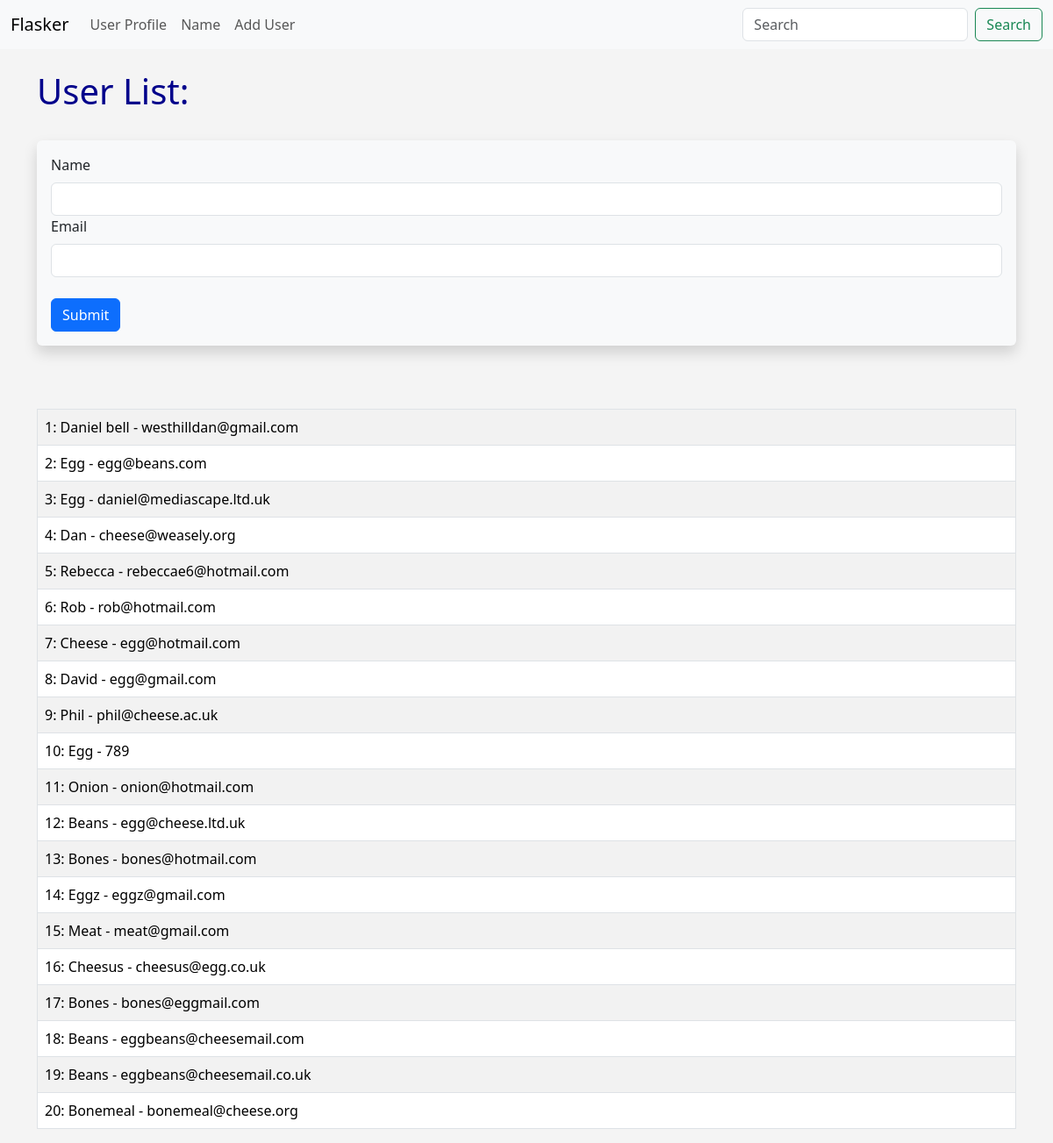
Screenshot of /user/add with the database file from the repository.
### hello.py (models this page shows, shortened)
class Users(db.Model):
    id = db.Column(db.Integer, primary_key=True)
    name = db.Column(db.String(200), nullable=False)
    email = db.Column(db.String(120), nullable=False, unique=True)
    date_added = db.Column(db.DateTime, default=datetime.utcnow)

### hello.py (the view, shortened to what this page needs)
@app.route('/user/add', methods=['GET', 'POST'])
def add_user():
	name = None
	form = UserForm()
	our_users = Users.query.order_by(Users.date_added)
	return render_template("add_user.html", form=form, name=name, our_users=our_users)

### hello.py
class UserForm(FlaskForm):
	name = StringField("Name", validators=[DataRequired()])
	email = StringField("Email", validators=[DataRequired()])
	submit = SubmitField("Submit")

### templates/add_user.html (shortened to what this page needs)
{% extends 'base.html' %}
{% block content %}
{% if name %}
	<h1> Hello {{ name|title }} </h1>
	<br>
	<p id="demo"> Your account has been created. </p>
	<table class="table table-hover table-bordered table-striped">
				{% for our_user in our_users %}
					<tr>
						<td> {{ our_user.id }}: {{ our_user.name|capitalize }} - {{ our_user.email }} </td>
					</tr>
				{% endfor %}
			</table>
{% else %}
	<h1> User List: </h1>
	<br>
	<div class="shadow p-3 mb-5 bg-body-tertiary rounded">
		<form method="POST">
		<div class="form-group">
			{{ form.name.label(class="form-label") }}
			{{ form.name(class="form-control") }}
		</div>
		<div class="form-group">
			{{ form.email.label(class="form-label") }}
			{{ form.email(class="form-control") }}
		</div>
		<br>
			{{ form.submit(class="btn btn-primary") }}
		</form>
	</div>
		<br>
			<table class="table table-hover table-bordered table-striped">
				{% for our_user in our_users %}
					<tr>
						<td> {{ our_user.id }}: {{ our_user.name|capitalize }} - {{ our_user.email }} </td>
					</tr>
				{% endfor %}
			</table>
{% endif %}
{% endblock %}

### templates/base.html (shortened to what this page needs)
<!doctype html>
<html lang="en">
  <head>
    <link href="https://cdn.jsdelivr.net/npm/bootstrap@5.3.2/dist/css/bootstrap.min.css" rel="stylesheet">
    <link href="{{ url_for('static', filename='css/style.css') }}" rel="stylesheet">
  </head>
  <body>
  	{% include'navbar.html' %}
  	<br>
  	<div class="container">
  		{% block content %}
    	{% endblock %}
	</div>
  </body>
</html>

### templates/navbar.html (shortened to what this page needs)
<nav class="navbar navbar-expand-lg bg-body-tertiary">
  <div class="container-fluid">
    <a class="navbar-brand" href="{{ url_for('index') }}">Flasker</a>
    <div class="collapse navbar-collapse" id="navbarSupportedContent">
      <ul class="navbar-nav me-auto mb-2 mb-lg-0">
        <li class="nav-item">
          <a class="nav-link" href="{{ url_for('user', name='Dan') }}">User Profile</a>
        </li>
        <li class="nav-item">
          <a class="nav-link" href="{{ url_for('name') }}">Name</a>
        </li>
        <li class="nav-item">
          <a class="nav-link" href="{{ url_for('add_user') }}">Add User</a>
        </li>
      </ul>
      <form class="d-flex" role="search">
        <input class="form-control me-2" type="search" placeholder="Search" aria-label="Search">
        <button class="btn btn-outline-success" type="submit">Search</button>
      </form>
    </div>
  </div>
</nav>

### static/css/style.css (style rules this page uses)
h1 { color: darkblue; font-size: 40px; }
body { background: #f4f4f4; }

### rows the page displays
Users: id "1", name "Daniel bell", email "westhilldan@gmail.com"
Users: id "2", name "Egg", email "egg@beans.com"
Users: id "3", name "Egg", email "daniel@mediascape.ltd.uk"
Users: id "4", name "Dan", email "cheese@weasely.org"
Users: id "5", name "Rebecca", email "rebeccae6@hotmail.com"
Users: id "6", name "Rob", email "rob@hotmail.com"
Users: id "7", name "Cheese", email "egg@hotmail.com"
Users: id "8", name "David", email "egg@gmail.com"
Users: id "9", name "Phil", email "phil@cheese.ac.uk"
Users: id "10", name "Egg", email "789"
Users: id "11", name "Onion", email "onion@hotmail.com"
Users: id "12", name "Beans", email "egg@cheese.ltd.uk"
Users: id "13", name "Bones", email "bones@hotmail.com"
Users: id "14", name "Eggz", email "eggz@gmail.com"
Users: id "15", name "Meat", email "meat@gmail.com"
Users: id "16", name "Cheesus", email "cheesus@egg.co.uk"
Users: id "17", name "Bones", email "bones@eggmail.com"
Users: id "18", name "Beans", email "eggbeans@cheesemail.com"
Users: id "19", name "Beans", email "eggbeans@cheesemail.co.uk"
Users: id "20", name "Bonemeal", email "bonemeal@cheese.org"
